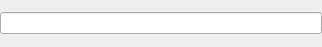
<ui version="4.0" >
 <author></author>
 <comment>
*********************************************************************************
**
**   $Id$
**   Copyright (c) 2007 Joe Croft joe@croftj.net
**   
**   This file is part of QcjData Class Libraries.
**
**   QcjData Class Libraries is free software; you can redistribute it and/or modify
**   it under the terms of the GNU General Public License as published by
**   the Free Software Foundation; either version 2 of the License, or
**   (at your option) any later version.
**
**   QcjData Class Libraries is distributed in the hope that it will be useful,
**   but WITHOUT ANY WARRANTY; without even the implied warranty of
**   MERCHANTABILITY or FITNESS FOR A PARTICULAR PURPOSE.  See the
**   GNU General Public License for more details.
**
**   You should have received a copy of the GNU General Public License
**   along with QcjData Class Libraries; if not, write to the Free Software
**   Foundation, Inc., 59 Temple Place, Suite 330, Boston, MA  02111-1307  USA
**
*********************************************************************************
</comment>
 <exportmacro></exportmacro>
 <class>QcjIntegerEntry</class>
 <widget class="QWidget" name="QcjIntegerEntry" >
  <property name="geometry" >
   <rect>
    <x>0</x>
    <y>0</y>
    <width>322</width>
    <height>47</height>
   </rect>
  </property>
  <property name="windowTitle" >
   <string>QcjIntegerEntry</string>
  </property>
  <layout class="QHBoxLayout" >
   <property name="margin" >
    <number>0</number>
   </property>
   <property name="spacing" >
    <number>0</number>
   </property>
   <item>
    <widget class="QLineEdit" name="lineEdit" />
   </item>
  </layout>
 </widget>
 <layoutdefault spacing="6" margin="11" />
 <pixmapfunction>qPixmapFromMimeSource</pixmapfunction>
 <resources/>
 <connections/>
</ui>
